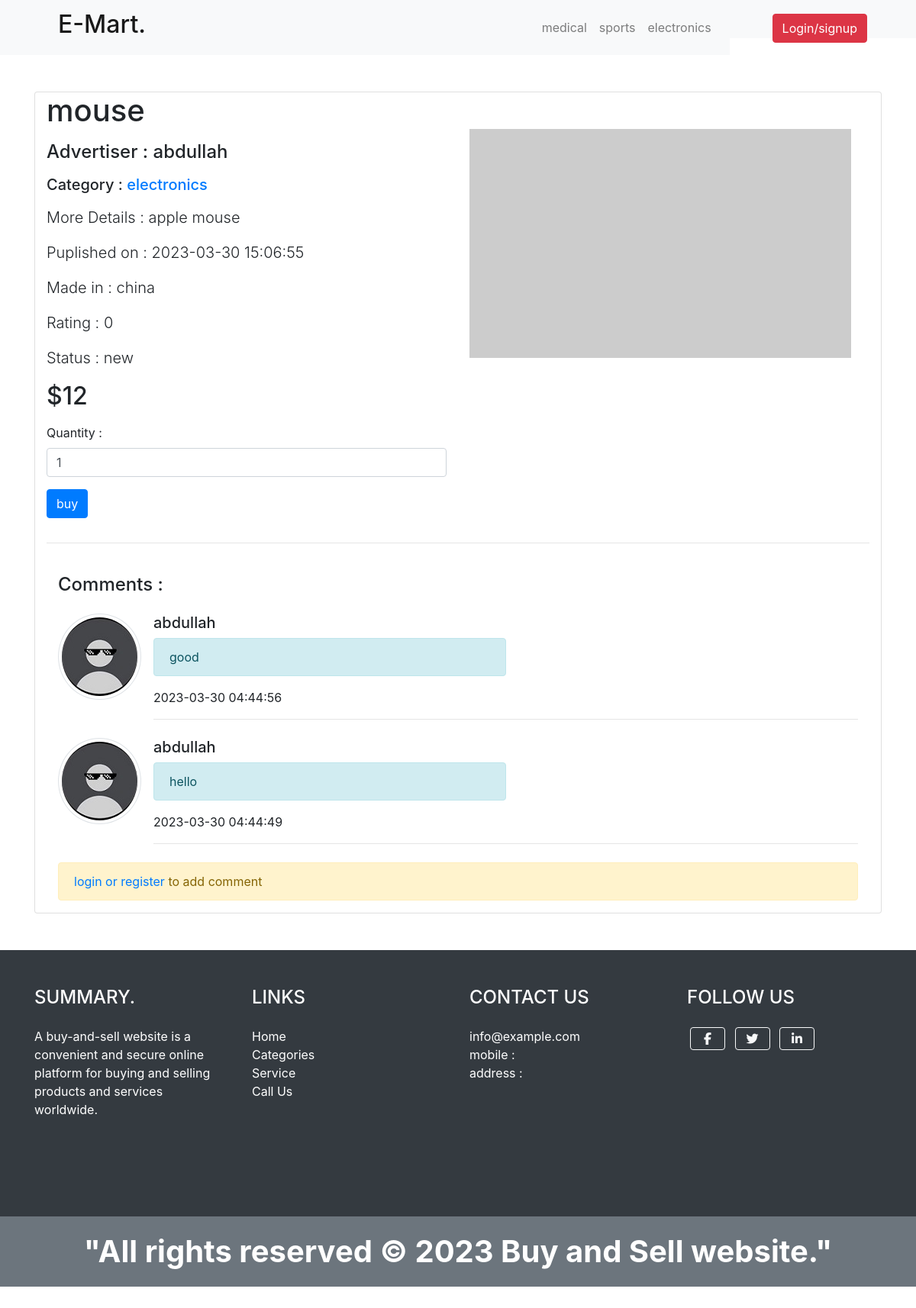
The app's page /items.php?id=17 with its own data.
### tables this page shows
CREATE TABLE `categories` (
  `id` int(11) NOT NULL,
  `name` varchar(255) NOT NULL,
  `description` text NOT NULL,
  `ordering` int(11) NOT NULL,
  `visibility` tinyint(1) NOT NULL DEFAULT 0,
  `allow_comment` tinyint(1) NOT NULL DEFAULT 0,
  `allow_ads` tinyint(1) NOT NULL DEFAULT 0,
  `parent` int(11) NOT NULL
);

CREATE TABLE `item` (
  `item_id` int(11) NOT NULL,
  `item_name` varchar(255) NOT NULL,
  `item_description` text NOT NULL,
  `price` varchar(255) NOT NULL,
  `dates` timestamp NOT NULL DEFAULT current_timestamp() ON UPDATE current_timestamp(),
  `made_in` varchar(255) NOT NULL,
  `image` varchar(255) NOT NULL,
  `status` varchar(255) NOT NULL,
  `rating` tinyint(11) NOT NULL,
  `approve` tinyint(4) NOT NULL DEFAULT 0,
  `cat_id` int(11) NOT NULL,
  `member_id` int(11) NOT NULL
);

CREATE TABLE `users` (
  `user_id` int(11) NOT NULL,
  `user_name` varchar(255) NOT NULL COMMENT 'user name to login',
  `password` varchar(255) NOT NULL,
  `e_mail` varchar(255) NOT NULL,
  `full_name` varchar(255) NOT NULL COMMENT 'the local name in website',
  `group_id` int(11) NOT NULL DEFAULT 0 COMMENT 'identify user and admin',
  `trust_status` int(11) NOT NULL DEFAULT 0 COMMENT 'seller rank',
  `reg_status` int(11) NOT NULL DEFAULT 0 COMMENT 'user approve',
  `registerd_date` timestamp NOT NULL DEFAULT current_timestamp() ON UPDATE current_timestamp()
);

CREATE TABLE `comments` (
  `c_id` int(11) NOT NULL,
  `comment` text NOT NULL,
  `status` tinyint(4) NOT NULL DEFAULT 0,
  `comment_date` timestamp NOT NULL DEFAULT current_timestamp() ON UPDATE current_timestamp(),
  `item_id` int(11) NOT NULL,
  `user_id` int(11) NOT NULL
);

### admin/include/functions/func.php (called while the page is built, shortened)
<?php
function allRecords ($select , $from , $where = null , $order , $ordering = "ASC") {
    global $conn ;
    $stmt = $conn->prepare("SELECT $select FROM $from $where order by $order $ordering ");
    $stmt->execute();
    $row = $stmt->fetchAll();
    return $row ;
}
?>

### items.php (the view, shortened to what this page needs)
<?php
include "init.php";
        $itemId = null  ;
    if (isset($_GET["id"]) && is_numeric($_GET["id"] )) {
        $itemId = $_GET["id"] ;
    }
        $stmt = $conn->prepare("select item.* , users.user_name , categories.name
        from item
        inner join users
        on users.user_id = item.member_id
        inner join categories
        on item.cat_id = categories.id
        where item_id = ?");
        $stmt->execute(array($itemId));
        $count = $stmt->rowCount();
            if ($count > 0 ) {
        $row = $stmt->fetch();
        ?>
<body>
  <div class="container my-5">
  <div class="container card">
    <div class="row">
      <div class="col-md-6">
        <h1 class="mb-3"><?php echo $row["item_name"] ?></h1>
        <h4 class="mb-3">Advertiser : <?php echo $row["user_name"] ?></h4>
        <h5 class="mb-3">Category : <?php echo "<a href='cat.php?pageid=".$row["cat_id"]."&cat_name=".$row["name"]."'>" . $row["name"] . "</a>"?></h5>
        <p class="lead">More Details : <?php echo $row["item_description"] ?></p>
        <p class="lead">Puplished on : <?php echo $row["dates"] ?></p>
        <p class="lead">Made in : <?php echo $row["made_in"] ?></p>
        <p class="lead">Rating : <?php echo $row["rating"] ?></p>
        <p class="lead">Status : <?php echo str_replace ( [1 , 2 , 3 ] , ["new" , "like new" , "old"] , $row["status"]) ?></p>
        <h2 class="mb-3">$<?php echo $row["price"] ?></h2>
        <form>
          <div class="form-group">
            <label for="quantity">Quantity :</label>
            <input type="number" class="form-control" id="quantity" name="quantity" min="1" max="10" value="1">
          </div>
          <button type="submit" class="btn btn-primary">buy</button>
        </form>
      </div>
          <div class="col-md-6">
        <img src="https://via.placeholder.com/500x300" class="img-fluid my-5" alt="صورة المنتج">
      </div>
    </div>
    <hr>
      <?php
          $stmt3 = $conn->prepare ("select comments.* , users.user_name
          from comments
          inner join users
          on users.user_id = comments.user_id
          where item_id = ?
          order by c_id DESC ; ") ;
          $stmt3->execute(array($itemId));
          $rows = $stmt3->fetchAll();
        ?>
   <div class="container ">
  <h4 class="my-4">Comments : </h4>
     <?php
      foreach ($rows as $comm) {?>
  <div class="media mb-2">
    <img class="img-thumbnail mr-3 rounded-circle  " src="user.jpg" alt="صورة المستخدم">
    <div class="media-body">
      <h5 class="mt-0"><?php echo $comm["user_name"] ; ?></h5>
    <?php echo '<div class="alert alert-info col-md-6">' .$comm["comment"] . '</div>'; ?>
    <?php echo $comm["comment_date"] ; ?>
        <hr>
    </div>
  </div>
             <?php }
             if (isset($_SESSION["user2"])) {
                    if ($_SERVER["REQUEST_METHOD"] == "POST") {
                $comment = filter_var ($_POST["comments"] , FILTER_SANITIZE_STRING) ;
                $user =  $_SESSION["id2"] ;
                $item = $row["item_id"];
                 if (!empty ($comment)) {
                     $stmt2 = $conn->prepare("insert into comments (comment , item_id , user_id) values (:zcomment , :zitem_id , :zuser_id)");
                     $stmt2->execute(array("zcomment" => $comment , "zitem_id" => $item , "zuser_id" => $user));
                     $get = $stmt2->fetch();
                     $count = $stmt2->rowCount();
                     if ($count > 0) {
                         echo "<div class='alert alert-success'>Comment Added</div>";
                     }
                 }else {
                     echo "<div class='alert alert-danger'>comment can't be empty!</div>";
                 }
                }
             ?>
  <div class="card">
    <div class="card-body">
      <form action="" method="POST">
        <div class="form-group">
          <label for="comment">Add comment : </label>
          <textarea required class="form-control" name="comments" id="comment" rows="2"></textarea>
        </div>
        <button type="submit" class="btn btn-primary">Submit</button>
      </form>
    </div>
  </div>
       <?php }else {
                 echo "<div class='alert alert-warning'><a href='login.php?do=login'>login or register </a> to add comment</div>" ;
             }
                ?>
</div>
    </div>
  </div>
<?php
            }else {
                echo "<div class='alert alert-warning'>there's no item with this ID!</div>" ;
            }
         include "foot.php";
      ?>

### header.php (shortened to what this page needs)
<!DOCTYPE html >
<html>
<head>
    <link rel="stylesheet" href="<?php echo $css ?>bootstrap.min.css">
    <link rel="stylesheet" href="<?php echo $css ?>backend.css">
    </head>
<body>

### init.php (shortened to what this page needs)
<?php
$func = "admin/include/functions/";
include $func . "func.php";
include "header.php" ;
if (!isset($noNav)) {
include  "navbar.php";
}
?>

### navbar.php (shortened to what this page needs)
<!DOCTYPE html>
<html>
<head>
  <link rel="stylesheet" href="https://maxcdn.bootstrapcdn.com/bootstrap/4.5.2/css/bootstrap.min.css">
</head>
<body>
  <nav class="navbar navbar-expand-lg navbar-light bg-light float-right" style="height: 50px;">
    <a class="navbar-brand" href="#"></a>
          <?php
          if (!isset ($_SESSION["user2"])) {?>
          <a  href="login.php?do=login">
            <span class ="float-right btn btn-danger mt-4 mr-5">Login/signup</span>
          </a>
      <?php     } ?>
  </nav>
  <nav class="navbar navbar-expand-lg navbar-light bg-light">
    <a class="navbar-brand  ml-5" href="index.php"><h2>E-Mart.</h2>
      </a>
    <div class="collapse navbar-collapse justify-content-end" id="navbarNav">
      <ul class="navbar-nav">
<?php
     $get = allRecords ("*" , "categories" , "where parent = 0 " , "id" ,  "ASC");
foreach ($get as $gets){
    echo "<li class='nav-item'><a class= 'nav-link' href='cat.php?pageid=".$gets["id"]."&cat_name=".str_replace ( " " , "-" , ucfirst ($gets["name"]))."'> " . $gets ["name"] . " </a></li>" ;
}
   ?>
      </ul>
    </div>
  </nav>
</body>
</html>

### foot.php
<footer class="bg-dark text-white mt-5">
    <div class="container py-5">
        <div class="row">
            <div class="col-lg-3 col-md-6 mb-4">
                <h4 class="text-uppercase mb-4">summary.</h4>
                <p>A buy-and-sell website is a convenient and secure online platform for buying and selling products and services worldwide.</p>
            </div>
            <div class="col-lg-3 col-md-6 mb-4">
                <h4 class="text-uppercase mb-4">links</h4>
                <ul class="list-unstyled">
                    <li><a href="index.php" class="text-white">Home</a></li>
                    <li><a href="#" class="text-white">Categories</a></li>
                    <li><a href="#" class="text-white">Service</a></li>
                    <li><a href="#" class="text-white">Call Us</a></li>
                </ul>
            </div>
            <div class="col-lg-3 col-md-6 mb-4">
                <h4 class="text-uppercase mb-4">Contact Us</h4>
                <ul class="list-unstyled">
                    <li><a href="mailto:info@example.com" class="text-white">info@example.com</a></li>
                    <li class="text-white">mobile :</li>
                    <li class="text-white">address :</li>
                </ul>
            </div>
            <div class="col-lg-3 col-md-6 mb-4">
                <h4 class="text-uppercase mb-4">follow us</h4>
                <a href="#" class="btn btn-outline-light btn-social mx-1">
                    <i class="fab fa-fw fa-facebook-f"></i>
                </a>
                <a href="#" class="btn btn-outline-light btn-social mx-1">
                    <i class="fab fa-fw fa-twitter"></i>
                </a>
                <a href="#" class="btn btn-outline-light btn-social mx-1">
                    <i class="fab fa-fw fa-linkedin-in"></i>
                </a>
            </div>
        </div>
    </div>
    <div class="bg-secondary text-center py-3">
        <p class="m-0 text-white">"All rights reserved &copy; 2023 Buy and Sell website."</p>
    </div>
</footer>

### admin/frontend/css/backend.css (style rules this page uses)
.navbar { border-radius: 0; margin-bottom: 0; }
.nav > li > a, .navbar-brand { padding: 15px 12px; }
.navbar-brand { font-size: 1em; }
.form-control { position: relative; }
.text-center { font-size: 40px; margin: 40px 0; font-weight: bold; color:black; }

### records on screen
categories: name "medical"
categories: name "sports"
categories: name "electronics"
item: item_name "mouse", member.user_name "abdullah", cat.name "electronics", item_description "apple mouse", dates "2023-03-30 15:06:55", made_in "china", rating "0", status "new", price "12"
comments: user.user_name "abdullah", comment "good", comment_date "2023-03-30 04:44:56"
comments: user.user_name "abdullah", comment "hello", comment_date "2023-03-30 04:44:49"
